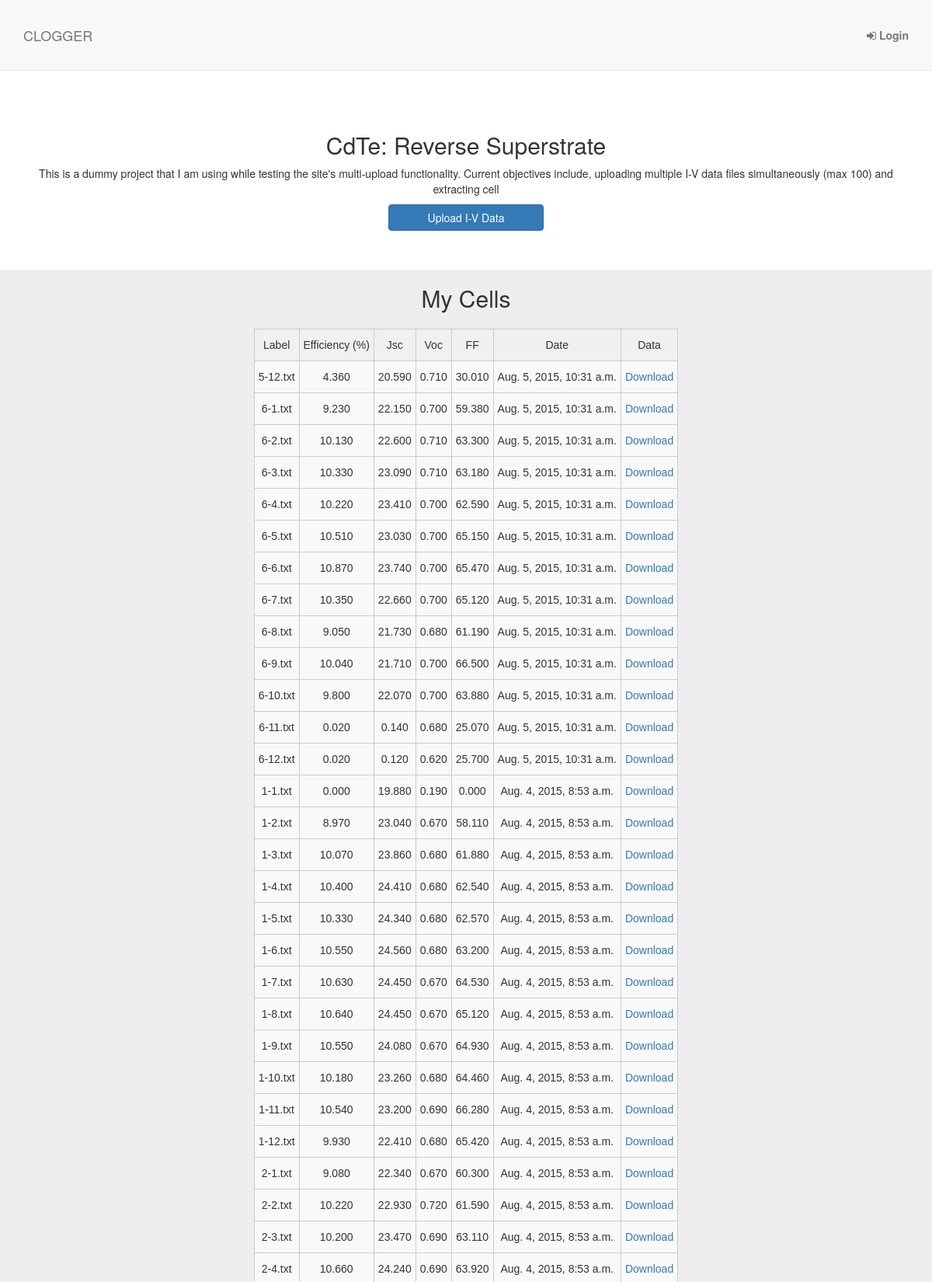
Screenshot of /user/project/3/ (upper part) with the database file from the repository.
### projects/models.py (models this page shows, shortened)
class Project(models.Model):
    owner = models.ForeignKey(UserProfile)
    title = models.CharField(max_length=50)
    description = models.TextField(max_length=200)
    start_date = models.DateTimeField(default=timezone.datetime.today())
    updated = models.DateTimeField(default=timezone.datetime.today())

### upload/models.py (models this page shows, shortened)
class Cell(models.Model):
    project = models.ForeignKey(Project, verbose_name=_('Project'))
    notes = models.TextField(max_length=500)
    file = models.FileField(_('Cell'), upload_to='cells')
    jsc = models.DecimalField(max_digits=6, decimal_places=3, default=Decimal(0.000))
    voc = models.DecimalField(max_digits=6, decimal_places=3, default=Decimal(0.000))
    ff = models.DecimalField(max_digits=6, decimal_places=3, default=Decimal(0.000))
    eff = models.DecimalField(max_digits=6, decimal_places=3, default=Decimal(0.000))
    date = models.DateTimeField(default=timezone.datetime.today)
    label = models.CharField(max_length=128)

### projects/views.py (the view)
# urls.py: url(r'^project/(?P<project_id>\d+)/$', 'projects.views.project'),
def project(request, project_id=1):
    project = Project.objects.get(id=project_id)
    cells = Cell.objects.filter(project=project).order_by('-date')
    data = Cell.objects.filter(project=project).values_list('eff', 'jsc', 'voc', 'ff',  'date', 'id')
    data_json = json.dumps(list(data), cls=DjangoJSONEncoder)
    dict = {'project': project,
            'cells': cells,
            'data_json': data_json}
    return render(request, 'project.html', dict)

### projects/templates/project.html (shortened to what this page needs)
{% extends 'base.html' %}
{% load thumbnail %}
{% block content %}
    <section id="project" class="dashboard-profile-section">
        <div class="container">
            <div class="row">
                <div class="col-lg-12">
                    <h2>{{project.title}}</h2>
                    <p>{{project.description}}</p>
                    <div class="col-lg-12 center">
                        <a class="btn btn-primary page-scroll" href="/user/upload/{{project.id}}/">Upload I-V Data</a>
                    </div>
                </div>
            </div>
        </div>
    </section>
    <section id="project" class="dashboard-abstract-section">
        <div class="container">
            <div class="row">
                <div class="col-lg-12">
                    <h2>My Cells</h2>
                    {% if cells %}
                    <table class="tg">
                      <tr>
                        <th class="tg-031e">Label</th>
                        <th class="tg-031e">Efficiency (%)</th>
                        <th class="tg-031e">Jsc</th>
                        <th class="tg-031e">Voc</th>
                        <th class="tg-031e">FF</th>
                        <th class="tg-031e">Date</th>
                        <th class="tg-031e">Data</th>
                      </tr>
                    {% for cell in cells %}
                      <tr>
                          <td class="tg-4eph">{{cell.label}}</td>
                          <td class="tg-4eph">{{cell.eff}}</td>
                          <td class="tg-4eph">{{cell.jsc}}</td>
                          <td class="tg-4eph">{{cell.voc}}</td>
                          <td class="tg-4eph">{{cell.ff}}</td>
                          <td class="tg-4eph">{{cell.date}}</td>
                          <td class="tg-4eph"><a href="/media/{{cell.file}}">Download</a></td>
                      </tr>
                    {% endfor %}
                    </table>
                {% else %}
                    <p>No cells<p>
                {% endif %}
                </div>
            </div>
		</div>
    </section>
{% endblock %}

### static/css/scrolling-nav.css (style rules this page uses)
body { width: 100%; height: 100%; }
html { width: 100%; height: 100%; }

### static/css/main.css (style rules this page uses)
.btn-primary { width: 200px; }
.dashboard-abstract-section { text-align: center; background-color: #eee; }
.center { text-align: center; }
.dashboard-profile-section { background: #fff; padding-top: 100px; padding-bottom: 50px; text-align: center; }
.tg { border-collapse:collapse;border-spacing:0;border-color:#ccc; }
.tg td { text-align:center;font-family:Arial, sans-serif;font-size:14px;padding:10px 5px;border-style:solid;border-width:1px;overflow:hidden;word-break:normal;border-color:#ccc;color:#333;background-color:#fff; }
.tg th { text-align:center;font-family:Arial, sans-serif;font-size:14px;font-weight:normal;padding:10px 5px;border-style:solid;border-width:1px;overflow:hidden;word-break:normal;border-color:#ccc;color:#333;background-color:#f0f0f0; }
.tg .tg-4eph { background-color:#f9f9f9 }
table { margin: 2% auto; }

### static/css/modern-business.css (style rules this page uses)
html, body { height: 100%; }
body { padding-top: 50px; }

### rows the page displays
Project: title "CdTe: Reverse Superstrate", description "This is a dummy project that I am using while testing the site's multi-upload functionality. Current objectives include, uploading multiple I-V data files simultaneously (max 100) and extracting cell"
Cell: label "5-12.txt", eff "4.360", jsc "20.590", voc "0.710", ff "30.010", date "Aug. 5, 2015, 10:31 a.m."
Cell: label "6-1.txt", eff "9.230", jsc "22.150", voc "0.700", ff "59.380", date "Aug. 5, 2015, 10:31 a.m."
Cell: label "6-2.txt", eff "10.130", jsc "22.600", voc "0.710", ff "63.300", date "Aug. 5, 2015, 10:31 a.m."
Cell: label "6-3.txt", eff "10.330", jsc "23.090", voc "0.710", ff "63.180", date "Aug. 5, 2015, 10:31 a.m."
Cell: label "6-4.txt", eff "10.220", jsc "23.410", voc "0.700", ff "62.590", date "Aug. 5, 2015, 10:31 a.m."
Cell: label "6-5.txt", eff "10.510", jsc "23.030", voc "0.700", ff "65.150", date "Aug. 5, 2015, 10:31 a.m."
Cell: label "6-6.txt", eff "10.870", jsc "23.740", voc "0.700", ff "65.470", date "Aug. 5, 2015, 10:31 a.m."
Cell: label "6-7.txt", eff "10.350", jsc "22.660", voc "0.700", ff "65.120", date "Aug. 5, 2015, 10:31 a.m."
Cell: label "6-8.txt", eff "9.050", jsc "21.730", voc "0.680", ff "61.190", date "Aug. 5, 2015, 10:31 a.m."
Cell: label "6-9.txt", eff "10.040", jsc "21.710", voc "0.700", ff "66.500", date "Aug. 5, 2015, 10:31 a.m."
Cell: label "6-10.txt", eff "9.800", jsc "22.070", voc "0.700", ff "63.880", date "Aug. 5, 2015, 10:31 a.m."
Cell: label "6-11.txt", eff "0.020", jsc "0.140", voc "0.680", ff "25.070", date "Aug. 5, 2015, 10:31 a.m."
Cell: label "6-12.txt", eff "0.020", jsc "0.120", voc "0.620", ff "25.700", date "Aug. 5, 2015, 10:31 a.m."
Cell: label "1-1.txt", eff "0.000", jsc "19.880", voc "0.190", ff "0.000", date "Aug. 4, 2015, 8:53 a.m."
Cell: label "1-2.txt", eff "8.970", jsc "23.040", voc "0.670", ff "58.110", date "Aug. 4, 2015, 8:53 a.m."
Cell: label "1-3.txt", eff "10.070", jsc "23.860", voc "0.680", ff "61.880", date "Aug. 4, 2015, 8:53 a.m."
Cell: label "1-4.txt", eff "10.400", jsc "24.410", voc "0.680", ff "62.540", date "Aug. 4, 2015, 8:53 a.m."
Cell: label "1-5.txt", eff "10.330", jsc "24.340", voc "0.680", ff "62.570", date "Aug. 4, 2015, 8:53 a.m."
Cell: label "1-6.txt", eff "10.550", jsc "24.560", voc "0.680", ff "63.200", date "Aug. 4, 2015, 8:53 a.m."
Cell: label "1-7.txt", eff "10.630", jsc "24.450", voc "0.670", ff "64.530", date "Aug. 4, 2015, 8:53 a.m."
Cell: label "1-8.txt", eff "10.640", jsc "24.450", voc "0.670", ff "65.120", date "Aug. 4, 2015, 8:53 a.m."
Cell: label "1-9.txt", eff "10.550", jsc "24.080", voc "0.670", ff "64.930", date "Aug. 4, 2015, 8:53 a.m."
Cell: label "1-10.txt", eff "10.180", jsc "23.260", voc "0.680", ff "64.460", date "Aug. 4, 2015, 8:53 a.m."
Cell: label "1-11.txt", eff "10.540", jsc "23.200", voc "0.690", ff "66.280", date "Aug. 4, 2015, 8:53 a.m."
Cell: label "1-12.txt", eff "9.930", jsc "22.410", voc "0.680", ff "65.420", date "Aug. 4, 2015, 8:53 a.m."
Cell: label "2-1.txt", eff "9.080", jsc "22.340", voc "0.670", ff "60.300", date "Aug. 4, 2015, 8:53 a.m."
Cell: label "2-2.txt", eff "10.220", jsc "22.930", voc "0.720", ff "61.590", date "Aug. 4, 2015, 8:53 a.m."
Cell: label "2-3.txt", eff "10.200", jsc "23.470", voc "0.690", ff "63.110", date "Aug. 4, 2015, 8:53 a.m."
Cell: label "2-4.txt", eff "10.660", jsc "24.240", voc "0.690", ff "63.920", date "Aug. 4, 2015, 8:53 a.m."
